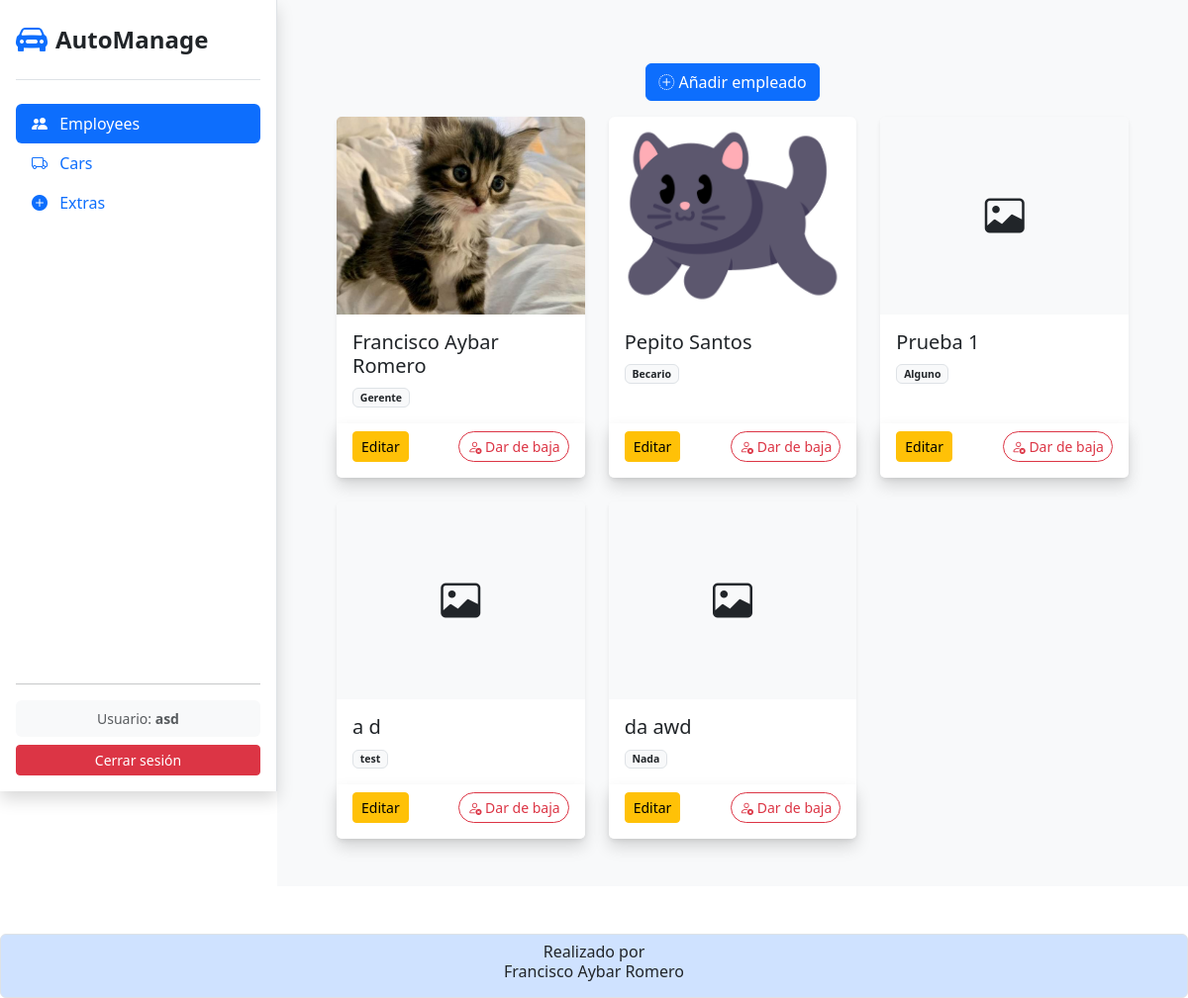
The page /employees/ (signed in) on the database as committed earlier.
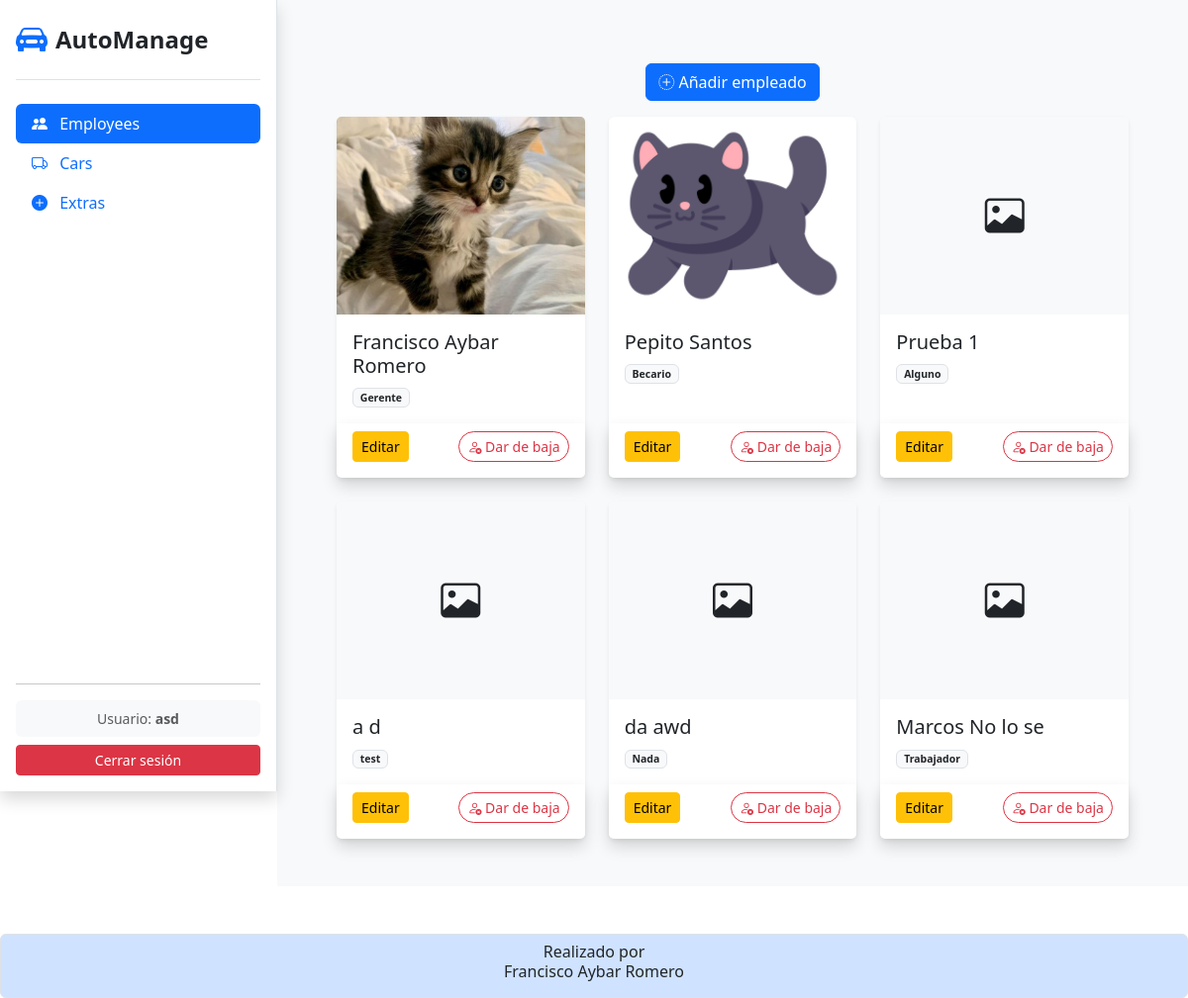
The same page on the database as committed later.
### app_agencia_coches/models.py (models this page shows, shortened)
class Employee (models.Model):
    user = models.OneToOneField(
        User,
        on_delete = models.CASCADE,
        null = True,
        blank = True
    )
    nombre = models.CharField (
        verbose_name = 'Nombre',
        max_length = 100,
        default = ''
    )
    apellidos = models.CharField (
        verbose_name = 'Apellidos',
        max_length = 100,
        default = ''
    )
    puesto = models.CharField (
        verbose_name = 'Puesto',
        max_length = 100,
        default = ''
    )
    fecha_contratacion = models.DateField (
        verbose_name = 'Fecha de contratacion',
        auto_now_add = True
    )
    foto = models.ImageField (
        verbose_name = 'Foto',
        upload_to = "empleados/",
        blank = True,
        null = True
    )

### app_agencia_coches/views.py (the view)
# urls.py: path('employees/', views.employees, name='employees'),
@login_required
def employees (request):
    employees = Employee.objects.all()
    return render(request, 'employee/employees.html', {'employees':employees})

### app_agencia_coches/templates/employee/employees.html (shortened to what this page needs)
{%extends 'index.html'%}
{% block content %}
<div class="container">
    <div class="my-3 d-flex justify-content-center">
        <a href="{% url 'employees_create' %}" class="btn btn-primary">
            <i class="bi bi-plus-circle-dotted"></i>
            Añadir empleado
        </a>
    </div>
    <div class="row row-cols-1 row-cols-md-2 row-cols-lg-3 g-4">
        {% for employee in employees %}
        <div class="col">
            <div class="card h-100 shadow-sm border-0 card-hover">
                    <div class="position-relative overflow-hidden hover-container">
                        {% if employee.foto %}
                            <img src="{{ employee.foto.url }}" class="card-img-top blur-target" style="height: 200px; object-fit: cover;">
                        {% else %}
                            <div class="card-img-top blur-target d-flex justify-content-center align-items-center bg-light" style="height: 200px;">
                                <i class="bi bi-image fs-1"></i>
                            </div>
                        {% endif %}
                    </div>
                    <div class="card-body">
                        <h5 class="card-title">{{ employee.nombre }} {{ employee.apellidos }}</h5>
                        <p class="card-text text-muted small">
                            <span class="badge bg-light text-dark border">{{ employee.puesto }}</span>
                        </p>
                    </div>
                    <div class="card-footer bg-white d-flex justify-content-between border-0 pb-3 shadow">
                        <a href="{% url 'employee_edit' employee.pk %}" class="btn btn-sm btn-warning">
                            Editar
                        </a>
                        <button type="button" class="btn btn-sm btn-outline-danger rounded-pill" data-bs-toggle="modal" data-bs-target="#deleteEmpModal{{ employee.pk }}">
                            <i class="bi bi-person-x"></i> Dar de baja
                        </button>
                    </div>
                </div>
            </div>
        {% endfor %}
    </div>
</div>
{% endblock content %}

Rows that differ between the two databases and show on the page:
added Employee: nombre "Marcos", apellidos "No lo se", puesto "Trabajador"
